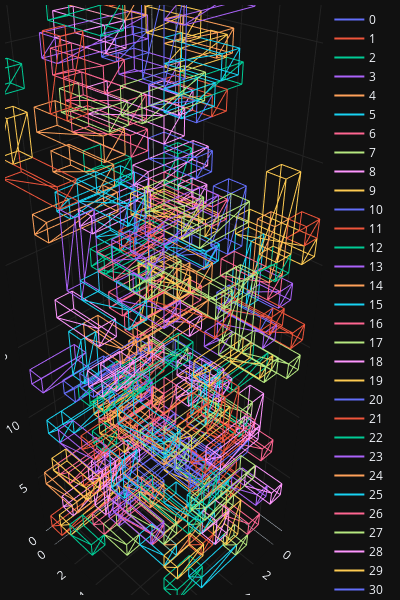

Notebook code cell kept with this figure:
### Code cell
inputs = open("../inputs/22.txt").read().strip().splitlines()
bricks = make_bricks(inputs)
print(len(bricks))
dropper = BrickDropper(bricks)
plot_bricks(dropper.bricks[:200])
